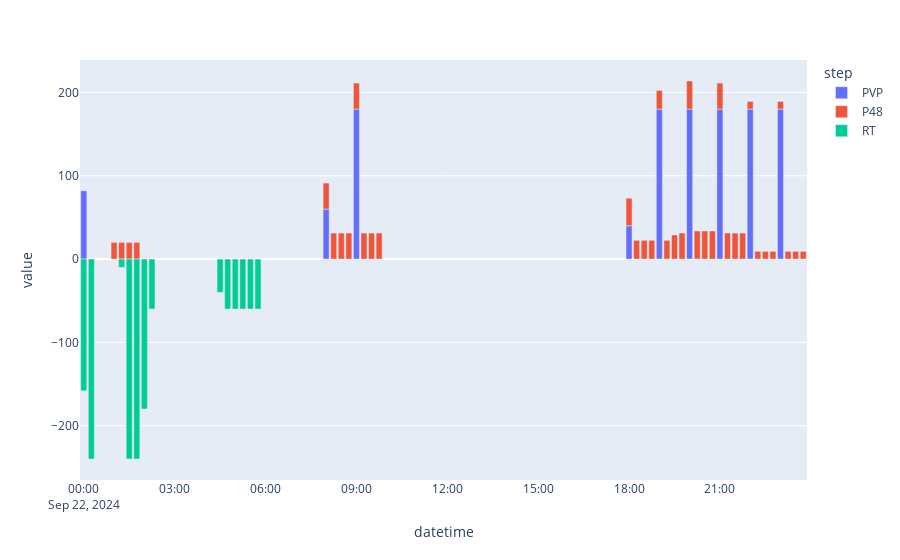

Source (notebook cell):
### Code cell
px.bar(
    data_frame=df,
    x='datetime',
    y='value',
    color='step'
)
